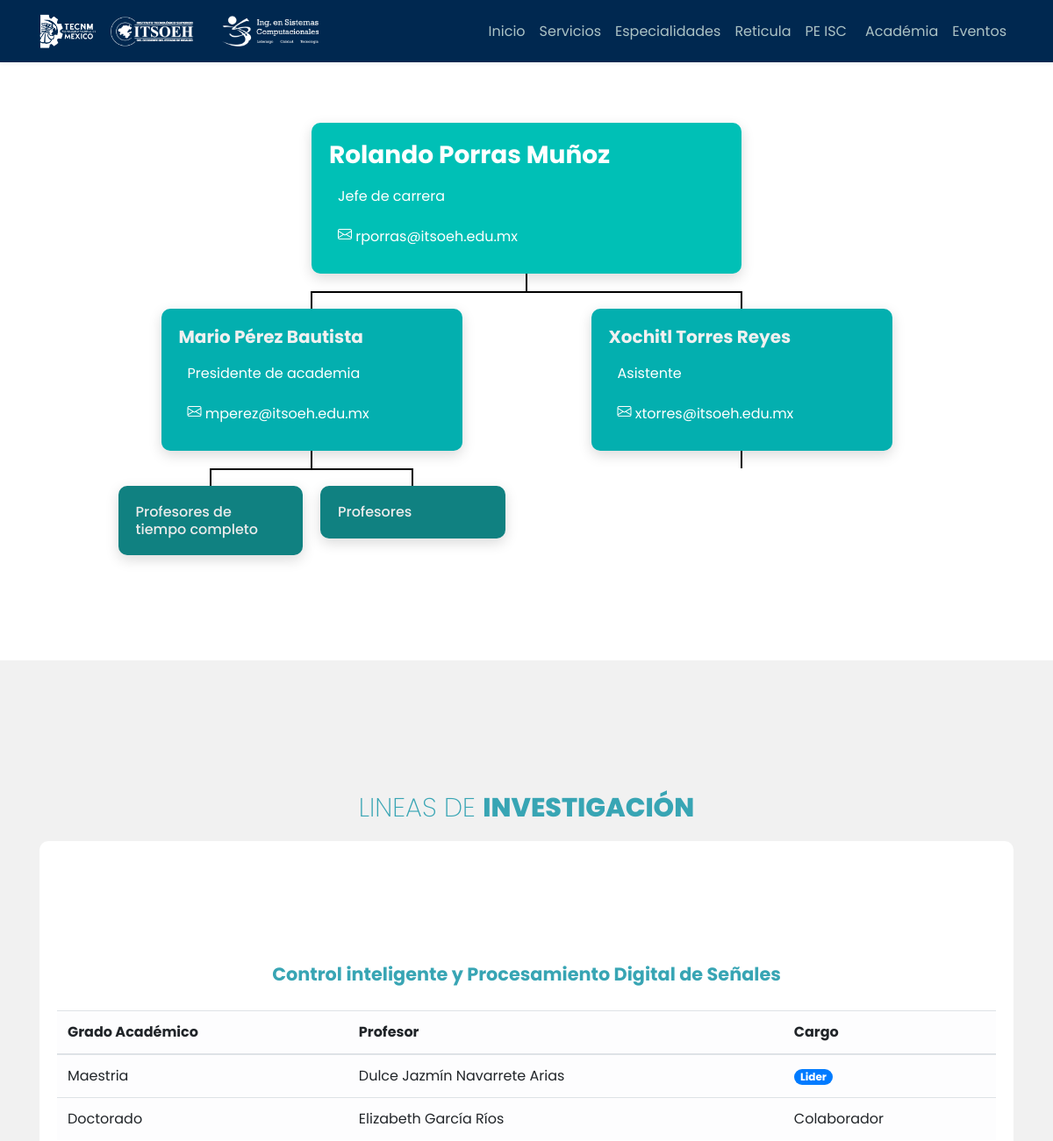
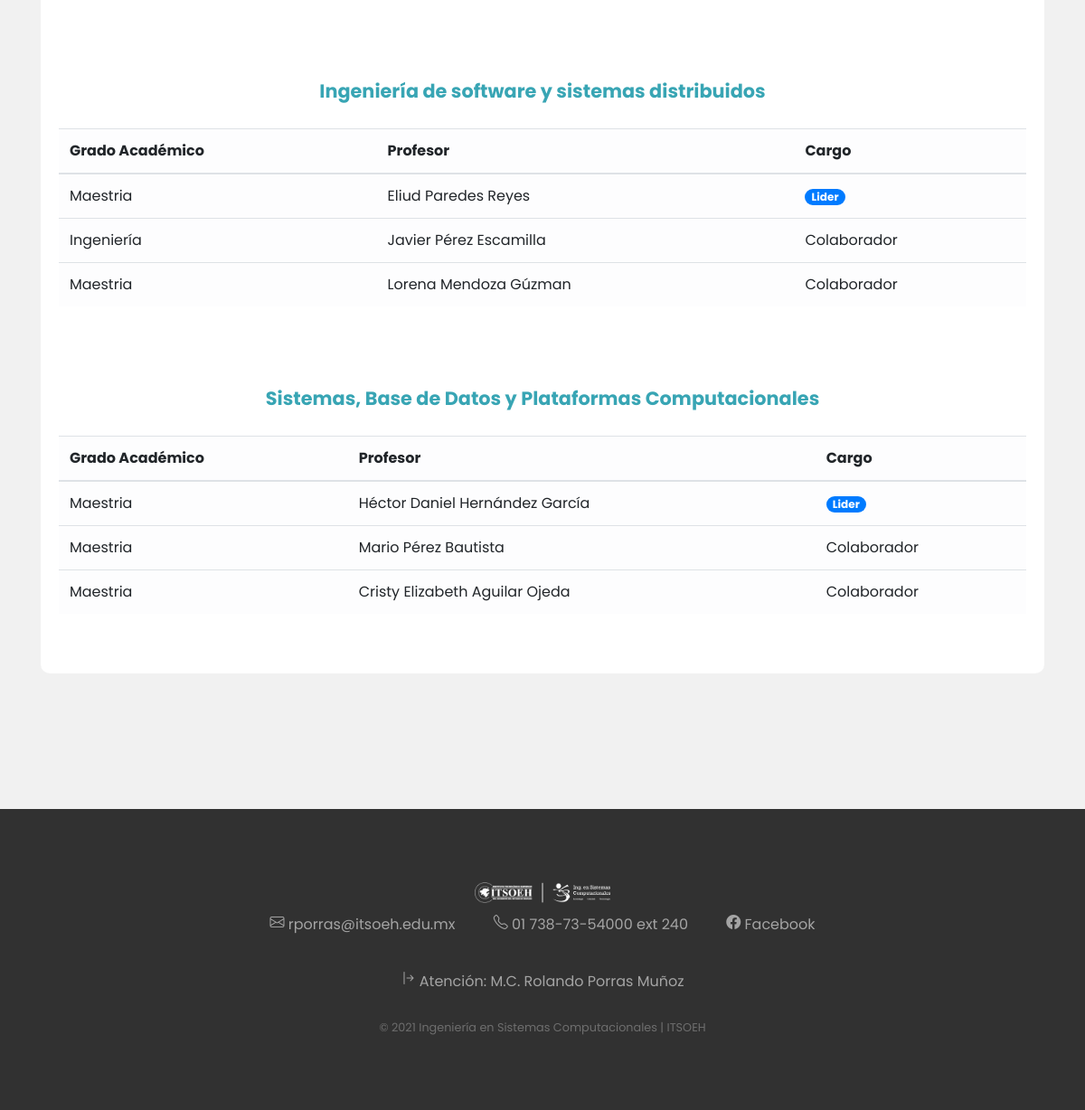
The page /organigrama.php on the database its author committed (2 pictures, top to bottom).
### tables this page shows
CREATE TABLE `linea_investigacion` (
  `temalinea` int(11) NOT NULL,
  `Docente` int(11) NOT NULL,
  `CargoDocente` int(11) DEFAULT NULL,
  `Estado` int(11) DEFAULT 1
);

CREATE TABLE `tema_linea_investigacion` (
  `idtema_linea_investigacion` int(11) NOT NULL,
  `Nombre` varchar(100) DEFAULT NULL,
  `Estado` int(11) DEFAULT 1
);

CREATE TABLE `docente` (
  `iddocente` int(11) NOT NULL,
  `GradoAcademico` varchar(15) DEFAULT NULL,
  `Nombre` varchar(45) DEFAULT NULL,
  `APaterno` varchar(45) DEFAULT NULL,
  `AMaterno` varchar(45) DEFAULT NULL,
  `correo` varchar(45) DEFAULT NULL,
  `tiempo` int(11) DEFAULT 1
);

### Controlador/Controlador.php (called while the page is built, shortened)
<?php
$con = conectar();
function getInv() {
    global $con;
    $stmt = $con->prepare("call isic.sp_lineaInvs();");
    $stmt->execute();
    $stmt->bind_result($temalinea, $Nombre, $GradoAcademico, $idDocente, $Docente, $CargoDocente, $Estado, $EstadoTema);
    $i = 0;
    while ($stmt->fetch()) {
        $inv[$i][0] = $temalinea;
        $inv[$i][1] = $Nombre;
        $inv[$i][2] = $GradoAcademico;
        $inv[$i][3] = $idDocente;
        $inv[$i][4] = $Docente;
        $inv[$i][5] = $CargoDocente;
        $inv[$i][6] = $Estado;
        $inv[$i][7] = $EstadoTema;
        $i++;
    }
    return $inv;
}
function getListEsp() {
    global $con;
    $stmt = $con->prepare("call isic.sp_especialidad_lista();");
    $stmt->execute();
    $stmt->bind_result($idespecialidad, $Nombre);
    $i = 0;
    while ($stmt->fetch()) {
        $listEsp[$i][0] = $idespecialidad;
        $listEsp[$i][1] = $Nombre;
        $i++;
    }
    return $listEsp;
}

### organigrama.php (the view, shortened to what this page needs)
<?php
include('head.php');
?>
<div class="organigrama topmargin-sm">
    <div class="container">
        <div class="level-1 rectangle">
            <div class="row">
                <div class="col">
                    <h3><strong>Rolando Porras Muñoz</strong></h3>
                    <p style="color:#fff !important;">Jefe de carrera</p>
                    <p style="color:#fff !important;"><i class="bi bi-envelope"></i> rporras@itsoeh.edu.mx</p>
                </div>
            </div>
        </div>
        <ol class="level-2-wrapper">
            <li>
                <div class="level-2 rectangle">
                    <div class="row">
                        <div class="col">
                            <h5><strong>Mario Pérez Bautista</strong></h5>
                            <p style="color:#fff !important;">Presidente de academia</p>
                            <p style="color:#fff !important;"><i class="bi bi-envelope"></i> mperez@itsoeh.edu.mx</p>
                        </div>
                    </div>
                </div>
                <ol class="level-3-wrapper">
                    <li>
                        <h6 class="level-3 rectangle" ><a data-toggle="modal" data-target=".bd-example-modal-lg-2">Profesores de tiempo completo</a></h6>
                    </li>
                    <li>
                        <h6 class="level-3 rectangle"><a data-toggle="modal" data-target=".bd-example-modal-lg">Profesores</a></h6>
                    </li>
                </ol>
            </li>
            <li>
                <div class="level-2 rectangle">
                    <div class="row">
                        <div class="col">
                            <h5><strong>Xochitl Torres Reyes</strong></h5>
                            <p style="color:#fff !important;">Asistente</p>
                            <p style="color:#fff !important;"><i class="bi bi-envelope"></i> xtorres@itsoeh.edu.mx</p>
                        </div>
                    </div>
                </div>
            </li>
        </ol>
    </div>
</div>
<?php
include('investigacion.php');
include('footer.php');
?>

### investigacion.php
<div class="investigacion">
    <div class="container">
        <h1 class="text-center text">LINEAS DE <strong>INVESTIGACIÓN</strong></h1>
        <div class="cont-invest">
        <?php
        $aux = "";
        for ($i = 0; $i < sizeof($inv); $i++) {
            if ($inv[$i][7] != 2) {
                if ($aux != $inv[$i][1]) :
                    echo '</table>';
                    $aux = $inv[$i][1];
                    echo '<div id="titulo" class="topmargin-xs">
                                        <h6><b>' . $inv[$i][1] . '</b></h6>
                                    </div>
                                    <table class="table table-light">
                                        <thead>
                                            <tr>
                                                <th>Grado Académico</th>
                                                <th>Profesor</th>
                                                <th>Cargo</th>
                                            </tr>
                                        </thead>';
                    echo '<tr>
                                        <td>' . $inv[$i][2] . '</td>
                                        <td>' . $inv[$i][4] . '</td>';
                    echo '<td><span class="badge badge-pill badge-primary"> Lider </span></td>';
                else :
                    if ($inv[$i][6] == 1) :
                        echo '<tr>
                                        <td>' . $inv[$i][2] . '</td>
                                        <td>' . $inv[$i][4] . '</td>';
                        if ($inv[$i][5] == 1) :
                            echo '<td id="lider">
                                            Lider
                                        </td>';
                        else :
                            echo '
                                        <td>
                                            Colaborador
                                        </td>
                                    </tr>';
                        endif;
                    endif;
                endif;
            }
        }
        ?>
        </table>
        </div>
    </div>
</div>

### css/investigacion.css (style rules this page uses)
.investigacion { background-color: #f1f1f1; padding-bottom: 150px; }
.investigacion h1 { font-size: 25px; font-weight: 200; padding-top: 150px; font-size: 30px; color: #38A5B4; }
.investigacion h1 strong { font-weight: 800; }
.investigacion .container #titulo { background-color: #fff; border-radius: 8px; text-align: center; }
.investigacion .container #titulo h6 { padding: 20px; color: #38A5B4; font-size: 1.3em; }
.investigacion .cont-invest { padding: 50px 20px; background-color: #ffffff; border-radius: 10px; }
@media screen and (min-width: 601px) { .investigacion .cont-invest tr, td { font-size: 16px; } }

### css/index.css (style rules this page uses)
*, *:after, *:before { margin: 0; padding: 0; box-sizing: border-box; -moz-box-sizing: border-box; -webkit-box-sizing: border-box; }
body { margin: 0; padding: 0; font-family: 'Poppins', sans-serif; }
.topmargin-xs { margin-top: 70px !important; }
.topmargin-sm { margin-top: 140px !important; }
a { color: inherit; text-decoration: none; -webkit-transition: .3s all; -o-transition: .3s all; transition: .3s all; }
.inicio #home .contenedor ul, p { margin: 0; }
.resumen .contacto h3,p { color: #494949; }
html { scroll-behavior: smooth; }
[class^="bi"], [class*=" bi"] { display: inline-block; vertical-align: 0.15em; background-repeat: no-repeat; background-size: 1rem 1rem; }

### css/organigrama.css (style rules this page uses)
:root { --level-1: #00c0b6; --level-2: #03afaf; --level-3: #108181; --level-4: #02598b; --black: black; }
.organigrama ol { list-style: none; }
.organigrama { margin: 50px 0 100px; text-align: center; }
.organigrama .container { max-width: 1000px; padding: 0 10px; margin: 0 auto; }
.organigrama .rectangle { border-radius: 10px; position: relative; text-align: left; padding: 20px; box-shadow: 0 5px 15px rgba(0, 0, 0, 0.15); }
.organigrama .level-1 { width: 50%; margin: 0 auto 40px; background: var(--level-1); color:#ffffff; }
.organigrama .level-1::before { content: ""; position: absolute; top: 100%; left: 50%; transform: translateX(-50%); width: 2px; height: 20px; background: var(--black); }
.organigrama .level-2-wrapper { position: relative; display: grid; grid-template-columns: repeat(2, 1fr); }
.organigrama .level-2-wrapper::before { content: ""; position: absolute; top: -20px; left: 25%; width: 50%; height: 2px; background: var(--black); }
.organigrama .level-2-wrapper::after { display: none; content: ""; position: absolute; left: -20px; bottom: -20px; width: calc(100% + 20px); height: 2px; background: var(--black); }
.organigrama .level-2-wrapper li { position: relative; }
.organigrama .level-2-wrapper>li::before { content: ""; position: absolute; bottom: 100%; left: 50%; transform: translateX(-50%); width: 2px; height: 20px; background: var(--black); }
.organigrama .level-2 { width: 70%; margin: 0 auto 40px; background: var(--level-2); color:#f0f0f0; }
.organigrama .level-2::before { content: ""; position: absolute; top: 100%; left: 50%; transform: translateX(-50%); width: 2px; height: 20px; background: var(--black); }
.organigrama .level-2::after { display: none; content: ""; position: absolute; top: 50%; left: 0%; transform: translate(-100%, -50%); width: 20px; height: 2px; background: var(--black); }
.organigrama .level-3-wrapper { position: relative; display: grid; grid-template-columns: repeat(2, 1fr); grid-column-gap: 20px; width: 90%; margin: 0 auto; }
.organigrama .level-3-wrapper::before { content: ""; position: absolute; top: -20px; left: calc(25% - 5px); width: calc(50% + 10px); height: 2px; background: var(--black); }
.organigrama .level-3-wrapper>li::before { content: ""; position: absolute; top: 0; left: 50%; transform: translate(-50%, -100%); width: 2px; height: 20px; background: var(--black); }
.organigrama .level-3 { margin-bottom: 20px; background: var(--level-3); color:#ebebeb; }
.organigrama p { text-align: left; }
.organigrama h6 a { color: #c2c2c2; }

### css/asesorias.css (style rules this page uses)
@media screen and (min-width: 1001px) { .asesorias tr, td { font-size: 16px; } }

### css/complementarias.css (style rules this page uses)
@media screen and (min-width: 360px) { .complementaria .resume-item .col-md-7 h4, p { text-align: center; padding: 10px; } }

### css/especialidad.css (style rules this page uses)
.especialidad .perfiles .resume-item span, h4, p { text-align: left; }

### rows shown on the page
linea_investigacion: temalinea.Nombre "Control inteligente y Procesamiento Digital de Señales", Docente.GradoAcademico "Maestria", i "Dulce Jazmín Navarrete Arias"
linea_investigacion: Docente.GradoAcademico "Doctorado", i "Elizabeth García Ríos", CargoDocente "Colaborador"
linea_investigacion: temalinea.Nombre "Ingeniería de software y sistemas distribuidos", Docente.GradoAcademico "Maestria", i "Eliud Paredes Reyes"
linea_investigacion: Docente.GradoAcademico "Ingeniería", i "Javier Pérez Escamilla", CargoDocente "Colaborador"
linea_investigacion: Docente.GradoAcademico "Maestria", i "Lorena Mendoza Gúzman", CargoDocente "Colaborador"
linea_investigacion: temalinea.Nombre "Sistemas, Base de Datos y Plataformas Computacionales", Docente.GradoAcademico "Maestria", i "Héctor Daniel Hernández García"
linea_investigacion: Docente.GradoAcademico "Maestria", i "Mario Pérez Bautista", CargoDocente "Colaborador"
linea_investigacion: Docente.GradoAcademico "Maestria", i "Cristy Elizabeth Aguilar Ojeda", CargoDocente "Colaborador"
